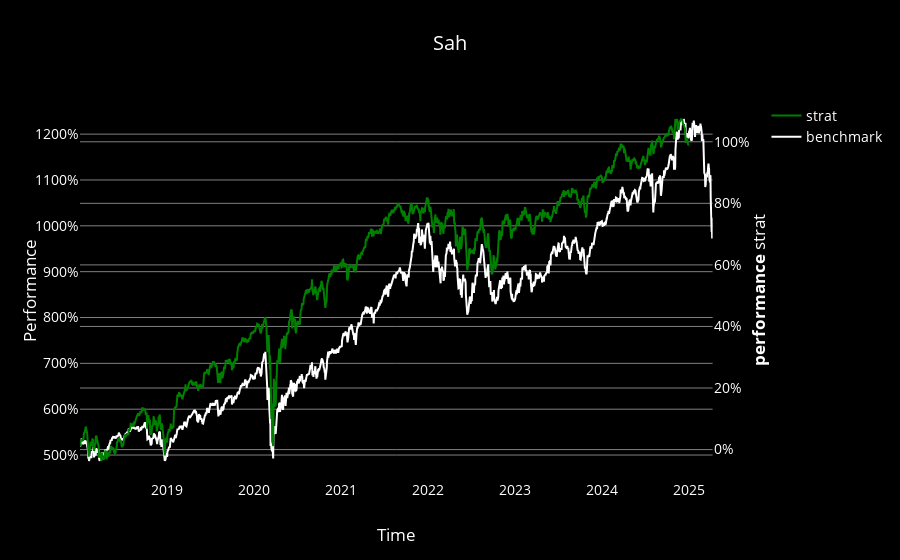

The cell this chart's notebook holds for it:
### Code cell
import tools

tools.load_plotly_theme()
tools.plot_strategy_and_benchmark(portfolio.df['returns'].cumsum(), portfolio.bench_df[portfolio.bench[0]],is_strat_secondary_y_axis=1)

### Figure 1 — Plotly figure (JSON) as saved in the notebook; plotly's stock layout.template omitted (floating-point values rounded to 4 significant figures; data arrays with more than 128 entries replaced by an {"elided": "..."} marker saying what was removed)
{"data": [{"mode": "lines", "name": "strat", "type": "scatter", "x": {"elided": "1761 str values"}, "xaxis": "x", "y": {"elided": "1761 float values"}, "yaxis": "y2"}, {"name": "benchmark", "type": "scatter", "x": {"elided": "1840 str values"}, "xaxis": "x", "y": {"elided": "1840 float values"}, "yaxis": "y"}], "layout": {"title": {"text": "Sah"}, "xaxis": {"anchor": "y", "domain": [0, 0.94], "title": {"text": "Time"}}, "yaxis": {"anchor": "x", "domain": [0, 1], "title": {"text": "Performance"}}, "yaxis2": {"anchor": "x", "overlaying": "y", "side": "right", "title": {"text": "<b>performance</b> strat"}}}}
